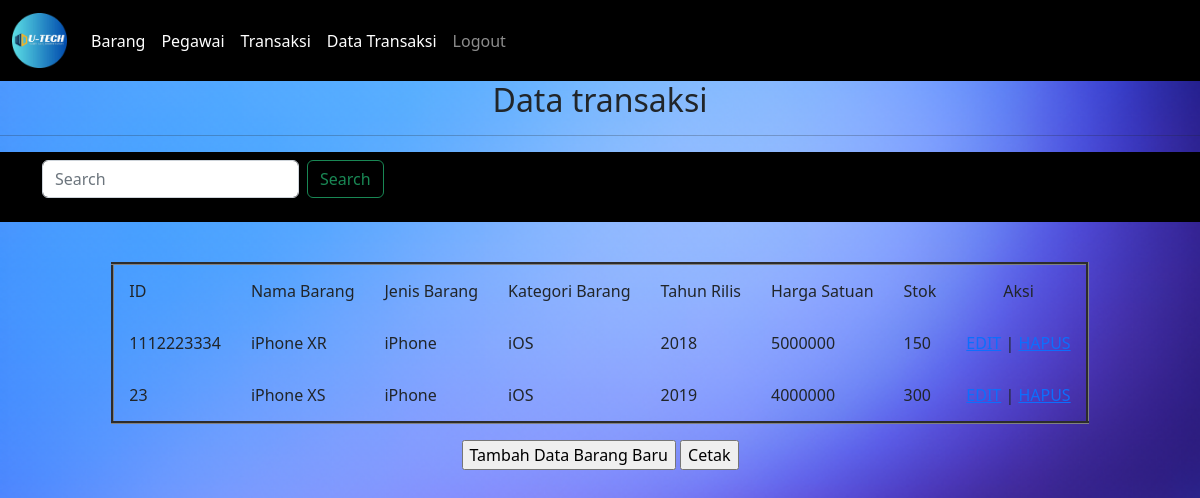
Screenshot of /data_transaksi.php with the database file from the repository.
### tables this page shows
CREATE TABLE `tb_barang` (
  `id_barang` char(10) NOT NULL,
  `nama_barang` varchar(100) NOT NULL,
  `jenis_barang` enum('iPhone','Samsung','Oppo') NOT NULL,
  `kategori_barang` enum('iOS','Android') NOT NULL,
  `tahun_rilis` year(4) NOT NULL,
  `harga_satuan` int(10) NOT NULL,
  `stok_barang` int(5) NOT NULL,
  PRIMARY KEY (`id_barang`)
);

### data_transaksi.php (the view, shortened to what this page needs)
<?php
include "navbar.php";
?>
<!DOCTYPE html>
<html>
<head>
<link href="https://cdn.jsdelivr.net/npm/bootstrap@5.2.2/dist/css/bootstrap.min.css" rel="stylesheet">
</head>
<body >
<h2><center>Data transaksi</center></h2>
  <hr>
  <nav class="navbar bg-body-tertiary">
  <div class="container-fluid" >
    <form method='GET' class="d-flex" role="search" style="margin-left: 30px;">
      <input name="cari" class="form-control me-2" type="search" placeholder="Search" aria-label="Search">
      <button Name="Cari" class="btn btn-outline-success" type="submit">Search</button>
    </form>
  </div>
  </nav>
  <br>
 <div class="table-responsive">
		<table class="table table-bordered table-striped table-hover">
		<table border='3' cellspacing="0" cellpadding='15' align="center">
          <tr>
			<td class="active">ID</td>
          <td class="active">Nama Barang</td>
          <td class="active">Jenis Barang</td>
		  <td class="active">Kategori Barang</td>
          <td class="active">Tahun Rilis</td>
		  <td class="active">Harga Satuan</td>
          <td class="active">Stok</>
        	<td align="center">Aksi</td>
		</tr>
		<?php
        include "koneksi.php";
         if(isset($_GET['cari'])){
            $cari = $_GET['cari'];
            $sql = "SELECT * from tb_barang where id_barang like '%$cari%' or nama_barang = '$cari'";
         }else{
            $sql = "SELECT * from tb_barang";
         }
			$query= mysqli_query($db_link,$sql);
			while($data = mysqli_fetch_array($query))
				{
				?>
                 <tr>
                <td><?php echo $data['id_barang']; ?></td>
                <td><?php echo $data['nama_barang']; ?></td>
                <td><?php echo $data['jenis_barang']; ?></td>
                <td><?php echo $data['kategori_barang']; ?></td>
                <td><?php echo $data['tahun_rilis']; ?></td>
                <td><?php echo $data['harga_satuan']; ?></td>
                <td><?php echo $data['stok_barang']; ?></td>
    <td>
      <a href="barang/edit.php?id_barang=<?php echo "$data[id_barang]"; ?>">EDIT</a> |
      <a href="barang/aksi_hapus.php?id_barang=<?php echo "$data[id_barang]"; ?>" onclick="return confirm('Anda yakin ingin menghapus data?<?php echo "$data[id_barang]"; ?>  ')">HAPUS</a>
    </td>
				</tr>
				<?php
				}
		?>
		</table>
<p>
 <center> <right><input type="button" value="Tambah Data Barang Baru" onclick="location.href='barang/tambah.php'"></right>
  <right><input type="button" value="Cetak" onclick="location.href='../menuisi/pencetakan.php'"></right></center>
  </p></table>
  </div>
</body>
</html>

### navbar.php (style rules this page uses)
body { background-image: url(Image/bg-plain.png); background-size: cover; }
.navbar { background-color: #000000; color: #ffffff; }

### rows the page displays
tb_barang: id_barang "1112223334", nama_barang "iPhone XR", jenis_barang "iPhone", kategori_barang "iOS", tahun_rilis "2018", harga_satuan "5000000", stok_barang "150"
tb_barang: id_barang "23", nama_barang "iPhone XS", jenis_barang "iPhone", kategori_barang "iOS", tahun_rilis "2019", harga_satuan "4000000", stok_barang "300"
